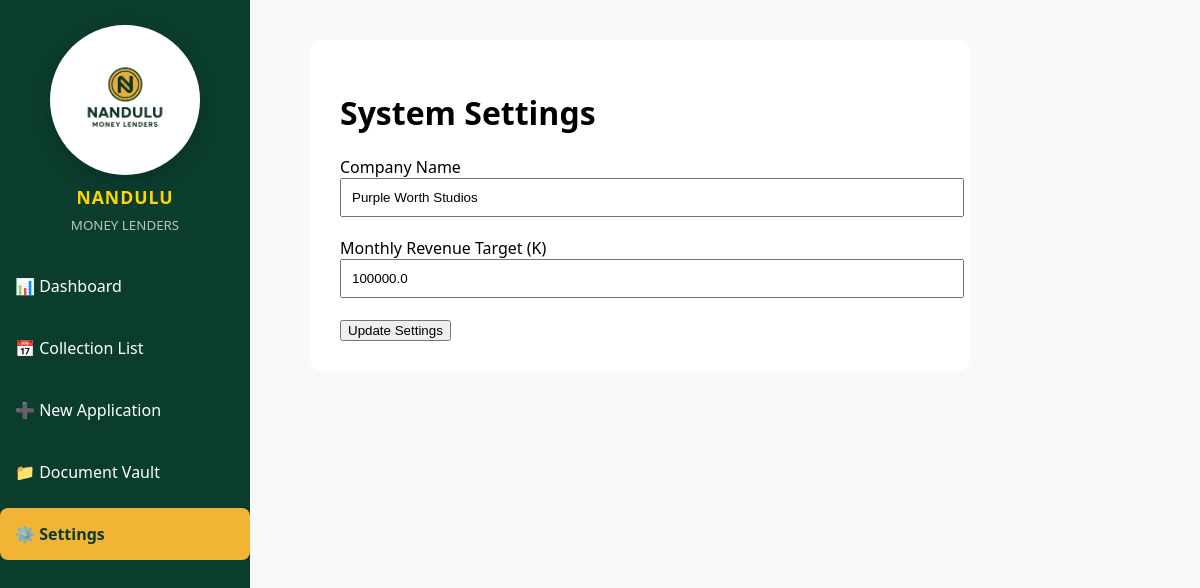
The app's page /settings, older data.
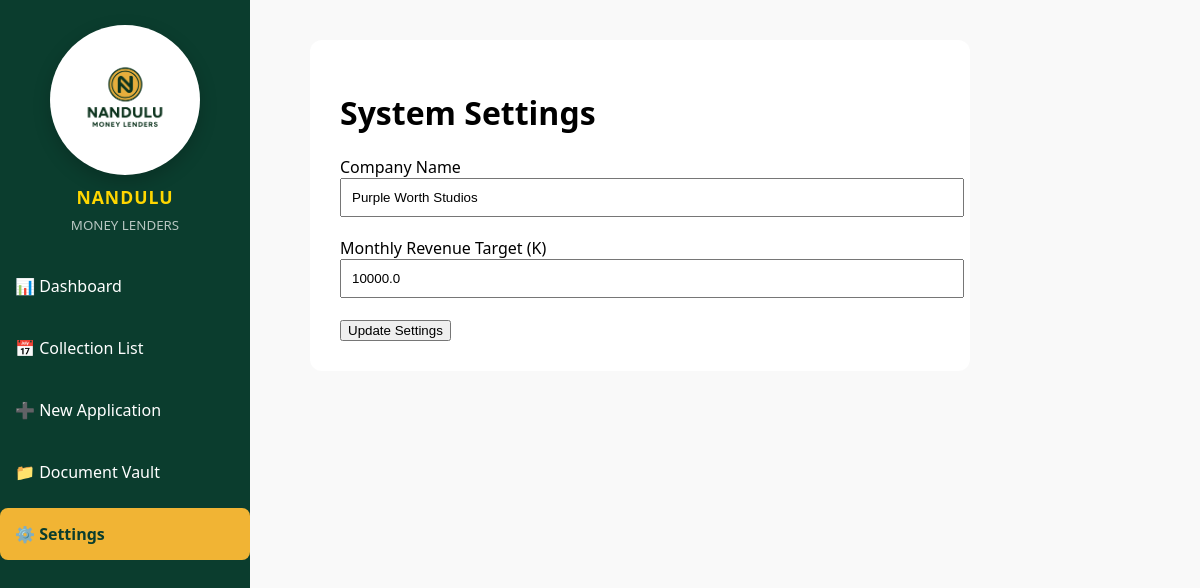
The same page, newer data.
### app.py (models this page shows)
class Settings(db.Model):
    id = db.Column(db.Integer, primary_key=True)
    target_amount = db.Column('monthly_goal', db.Float, default=100000.0)
    company_name = db.Column(db.String(100), default="Purple Worth Studios")
    @property
    def monthly_goal(self):
        return self.target_amount
    @monthly_goal.setter
    def monthly_goal(self, value):
        self.target_amount = value

### app.py (the view)
@app.route('/settings')
def settings_page():
    settings = Settings.query.first()
    if not settings:
        settings = Settings(target_amount=100000.0)
        db.session.add(settings)
        db.session.commit()
    return render_template('settings.html', settings=settings)

### templates/settings.html
{% extends "layout.html" %}
{% block content %}
<div class="settings-container" style="max-width: 600px; background: white; padding: 30px; border-radius: 12px;">
    <h1>System Settings</h1>
    <form action="{{ url_for('update_settings') }}" method="POST">
        <div class="form-group" style="margin-bottom: 20px;">
            <label>Company Name</label>
            <input type="text" name="company_name" value="{{ settings.company_name }}" style="width: 100%; padding: 10px;">
        </div>
        <div class="form-group" style="margin-bottom: 20px;">
            <label>Monthly Revenue Target (K)</label>
            <input type="number" name="target_amount" value="{{ settings.target_amount }}" style="width: 100%; padding: 10px;">
        </div>
        <button type="submit" class="btn-primary">Update Settings</button>
    </form>
</div>
{% endblock %}

### templates/layout.html (shortened to what this page needs)
<!DOCTYPE html>
<html lang="en">
<head>
    <link rel="stylesheet" href="{{ url_for('static', filename='style.css') }}">
</head>
<body>
    <div class="sidebar">
        <div class="logo-container">
            <div class="logo-circle">
                <img src="{{ url_for('static', filename='nandulu_logo.png') }}" alt="Nandulu Logo">
            </div>
            <h2>NANDULU</h2>
            <small>MONEY LENDERS</small>
        </div>
        <nav>
            <a href="{{ url_for('dashboard') }}" class="{{ 'active' if request.endpoint == 'dashboard' }}">📊 Dashboard</a>
            <a href="{{ url_for('upcoming_report') }}" class="{{ 'active' if request.endpoint == 'upcoming_report' }}">📅 Collection List</a>
            <a href="{{ url_for('add_page') }}" class="{{ 'active' if request.endpoint == 'add_page' }}">➕ New Application</a>
            <a href="{{ url_for('documents_page') }}" class="{{ 'active' if request.endpoint == 'documents_page' }}">📁 Document Vault</a>
            <a href="{{ url_for('settings_page') }}" class="{{ 'active' if request.endpoint == 'settings_page' }}">⚙️ Settings</a>
        </nav>
    </div>
    <div class="main-content">
        {% block content %}{% endblock %}
    </div>
</body>
</html>

### static/style.css (style rules this page uses)
:root { --purple: #6c5ce7; --dark: #2d3436; --light: #f9f9f9; --green: #00b894; }
body { margin: 0; font-family: 'Segoe UI', sans-serif; display: flex; background-color: var(--light); }
.sidebar { width: 250px; height: 100vh; background: #0b3d2e; color: white; position: fixed; display: flex; flex-direction: column; padding: 0; }
.sidebar .logo-container { text-align: center; padding: 25px 0; }
.sidebar .logo-container .logo-circle { width: 150px; height: 150px; margin: 0 auto; border-radius: 50%; background: #ffffff; display: flex; align-items: center; justify-content: center; box-shadow: 0 6px 18px rgba(0, 0, 0, 0.2); overflow: hidden; }
.sidebar .logo-container .logo-circle img { width: 128px; height: auto; display: block; }
.sidebar .logo-container h2 { color: #FFD700; font-size: 1.1rem; margin-top: 10px; letter-spacing: 1px; margin-bottom: 4px; }
.sidebar .logo-container small { color: #ffffff; opacity: 0.7; }
.sidebar nav a { display: block; color: #ffffff; text-decoration: none; padding: 15px; border-radius: 8px; margin-bottom: 10px; transition: 0.3s; }
.sidebar nav a:hover, .sidebar nav a.active { background: #f1b434; color: #0b3d2e; font-weight: bold; }
.main-content { margin-left: 270px; padding: 40px; width: calc(100% - 270px); }

Row changes from the older to the newer data that the page shows:
changed Settings "Purple Worth Studios": target_amount "100000.0" → "10000.0"
